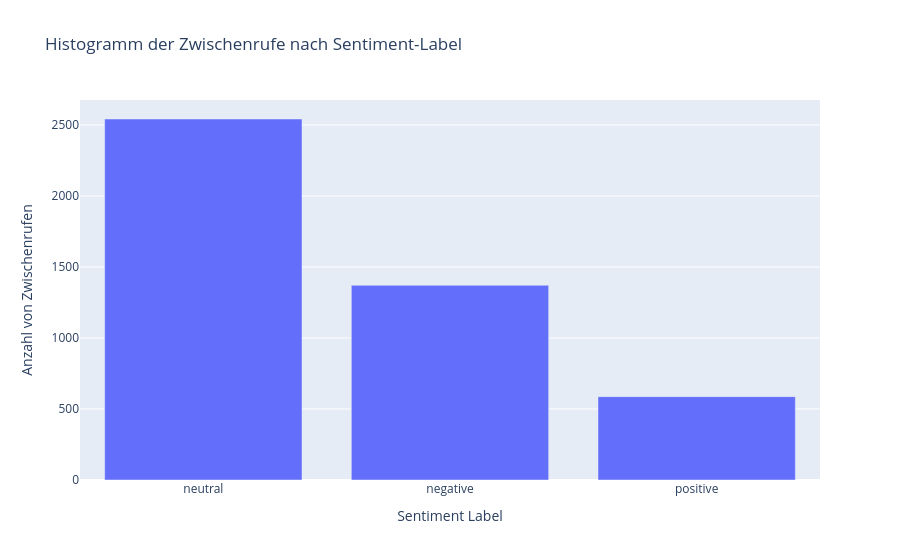

Source (notebook cell):
### Code cell
label_counts = df_interruptions_labeled['senti_label'].value_counts()
# Creating the bar plot using plotly
fig = px.bar(label_counts, 
             x=label_counts.index, 
             y=label_counts.values, 
             labels={'index': 'Sentiment Label', 'y': 'Anzahl von Zwischenrufen'},
             title='Histogramm der Zwischenrufe nach Sentiment-Label',)

# Updating layout for better readability
fig.update_layout(xaxis_title='Sentiment Label',
                  yaxis_title='Anzahl von Zwischenrufen')

# Show the figure
fig.show()

### Figure 1 — Plotly figure (JSON) as saved in the notebook; plotly's stock layout.template omitted (floating-point values rounded to 4 significant figures)
{"data": [{"alignmentgroup": "True", "hovertemplate": "senti_label=%{x}<br>Anzahl von Zwischenrufen=%{y}<extra></extra>", "legendgroup": "", "marker": {"color": "#636efa", "pattern": {"shape": ""}}, "name": "", "offsetgroup": "", "orientation": "v", "showlegend": false, "textposition": "auto", "type": "bar", "x": ["neutral", "negative", "positive"], "xaxis": "x", "y": [2542, 1371, 587], "yaxis": "y"}], "layout": {"barmode": "relative", "legend": {"tracegroupgap": 0}, "title": {"text": "Histogramm der Zwischenrufe nach Sentiment-Label"}, "xaxis": {"anchor": "y", "domain": [0, 1], "title": {"text": "Sentiment Label"}}, "yaxis": {"anchor": "x", "domain": [0, 1], "title": {"text": "Anzahl von Zwischenrufen"}}}}
